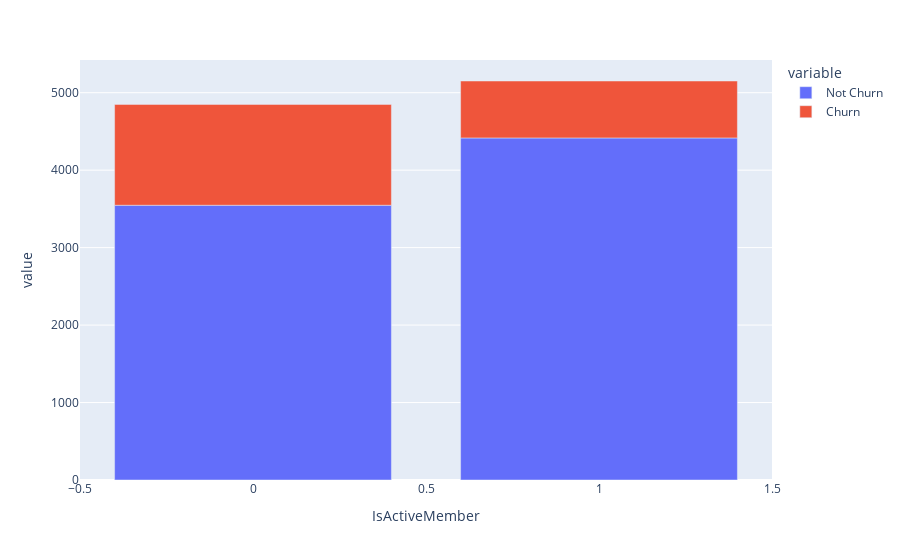

Notebook code cell kept with this figure:
### Markdown cell above
In this plot, it simply shows that there are more clients using credit cards than not using it.

### Code cell
plot_bar('IsActiveMember')

### Figure 1 — Plotly figure (JSON) as saved in the notebook; plotly's stock layout.template omitted (floating-point values rounded to 4 significant figures)
{"data": [{"alignmentgroup": "True", "hovertemplate": "variable=Not Churn<br>IsActiveMember=%{x}<br>value=%{y}<extra></extra>", "legendgroup": "Not Churn", "marker": {"color": "#636efa", "pattern": {"shape": ""}}, "name": "Not Churn", "offsetgroup": "Not Churn", "orientation": "v", "showlegend": true, "textposition": "auto", "type": "bar", "x": [0, 1], "xaxis": "x", "y": [3547, 4416], "yaxis": "y"}, {"alignmentgroup": "True", "hovertemplate": "variable=Churn<br>IsActiveMember=%{x}<br>value=%{y}<extra></extra>", "legendgroup": "Churn", "marker": {"color": "#EF553B", "pattern": {"shape": ""}}, "name": "Churn", "offsetgroup": "Churn", "orientation": "v", "showlegend": true, "textposition": "auto", "type": "bar", "x": [0, 1], "xaxis": "x", "y": [1302, 735], "yaxis": "y"}], "layout": {"barmode": "relative", "legend": {"title": {"text": "variable"}, "tracegroupgap": 0}, "margin": {"t": 60}, "xaxis": {"anchor": "y", "domain": [0, 1], "title": {"text": "IsActiveMember"}}, "yaxis": {"anchor": "x", "domain": [0, 1], "title": {"text": "value"}}}}
